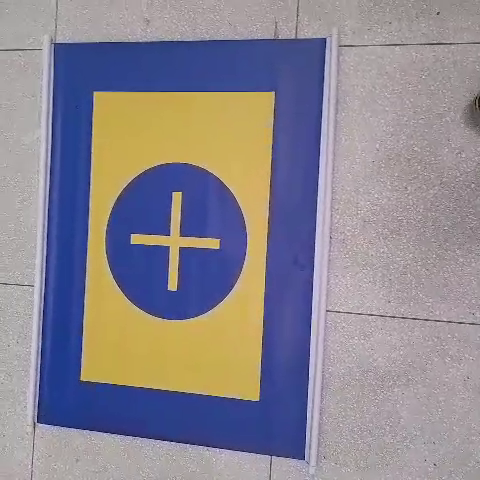
#> input picture frame 51 of inputs/videos/v20.mp4, 480 x 480 px
$ python main.py
#> lines starting #> are read from the running program, lines starting #| are printed output that depends on the picture; after the words box and inside, x2 and y2 are one past the last pixel; in counts of white or black regions, pixels touching at a corner belong together
### functions.py
from sre_constants import SUCCESS
import cv2
from matplotlib.patches import Circle
from matplotlib.pyplot import draw
import numpy as np


def findContour(contour):

    def is_circle(contour, tolerance=0.8):
        area = cv2.contourArea(contour)
        perimeter = cv2.arcLength(contour, True)

        if perimeter == 0:
            return False

        circularity = (4 * np.pi * area) / (perimeter * perimeter)

        # Círculo perfeito = 1.0, círculo real ≈ 0.7-1.0
        return circularity >= tolerance


    min_area = 1000

    approx = cv2.approxPolyDP(contour, 0.01*cv2.arcLength(contour, True), True)

    name_contour = None
    color = None

    if (len(approx) == 4 and cv2.contourArea(contour) >= min_area):

        name_contour = "Square"
        color = (0, 0, 255) #vermelho

    elif (not is_circle(contour, 0.7) and (len(approx) > 4 and len(approx) <=16 ) and (cv2.contourArea(contour) >= min_area)):
        name_contour = "Cross"
        color = (0, 255, 0) #verde


    elif (is_circle(contour, 0.7) and (cv2.contourArea(contour) >= min_area)):

        name_contour = "Circle"
        color = (255, 0, 0) #azul

    return (name_contour, color, approx)


#========================================================================================#
'''Função responsável por determinar a forma geométrica com base no contorno já encontrado.'''
#========================================================================================#

def findShapes(contours, img, hierarquia):

    #============================================================================#

    def draw_contour(name_contour, color, approx, img, contour, ):

        x, y, _, _ = cv2.boundingRect(approx)

        #verifica a existência do objeto com base na quantidade de pixels que possui
        centro_x = None
        centro_y = None

        M = cv2.moments(contour)
        if M["m00"] != 0:   # Evita divisão por zero
            centro_x = int(M["m10"] / M["m00"])
            centro_y = int(M["m01"] / M["m00"])

        cv2.drawContours(img, [approx], -1, color, 4)
        cv2.putText(img, name_contour, (x,y), cv2.FONT_HERSHEY_COMPLEX, 1, color)

        if (centro_x != None) and (centro_y != None):
            cv2.circle(img,(centro_x, centro_y), 5, color ,-1)

    #============================================================================#


    for i, contour in enumerate(contours):

        #_____________________________________________________________________________#

        index_parent_contour = hierarquia[0][i][3] # tem 2 tipos de retorno: 1 ou -1;
        index_son_contour = hierarquia[0][i][2]
        # index_parent_contour = -1 significa que o atual contorno(contorno de indice i) não está contido dentro de um contorno maior, ou seja, não tem pai
        # index_parent_contour =! -1 significa que o atual contorno(contorno de indice i) está contido dentro de um contorno maior, ou seja, ele tem um pai

        #_____________________________________________________________________________#

        # pega todos os contornos que tem pai, ou seja, que está contido em algo
        if ((index_parent_contour != -1) and (findContour(contour)[0] == "Circle") and (index_son_contour != -1)):

            corrent_contour = findContour(contour)
            father_contour = findContour(contours[index_parent_contour])
            son_contour = findContour(contours[index_son_contour])

            # [12 lines of commented-out code are left out]
            if(father_contour[0] == "Square"): # está verificando se o pai do circulo é um quadrado
                # [29 lines of commented-out code are left out]
                if(son_contour[0] == "Circle"): #contorno circular vermelhor
                    index_son_contour2 = hierarquia[0][index_son_contour][2] # está verificando se o contorno filho (circulo) do contorno circular principal tem filho, ou seja, se tem contorno abaixo dele

                    if(index_son_contour2 != -1): # significa que o contorno filho existe
                        son_contour2 = findContour(contours[index_son_contour2])


                        if(son_contour2[0] == "Cross"):
                            draw_contour(father_contour[0],father_contour[1],father_contour[2], img, contours[index_parent_contour])
                            draw_contour(corrent_contour[0],corrent_contour[1],corrent_contour[2], img, contour)
                            draw_contour(son_contour2[0],son_contour2[1],son_contour2[2], img, contours[index_son_contour2])


                        elif(son_contour2[0] == "Circle"): #contorno circular amarelo
                            index_son_contour3 = hierarquia[0][index_son_contour2][2]

                            if(index_son_contour3 != -1):
                                son_contour3 = findContour(contours[index_son_contour3])

                                if(son_contour3[0] == "Circle"): # contorno circular
                                    index_son_contour4 =hierarquia[0][index_son_contour3][2]

                                    if (index_son_contour4 != -1):
                                        son_contour4 = findContour(contours[index_son_contour4])

                                        if(son_contour4[0] == "Cross"):
                                            draw_contour(father_contour[0],father_contour[1],father_contour[2], img, contours[index_parent_contour])
                                            draw_contour(son_contour[0],son_contour[1],son_contour[2], img, contours[index_son_contour])
                                            draw_contour(son_contour2[0],son_contour2[1],son_contour2[2], img, contours[index_son_contour2])
                                            #draw_contour(son_contour3[0],(255,0,255),son_contour3[2], img, contours[index_son_contour3])
                                            draw_contour(son_contour4[0],son_contour4[1],son_contour4[2], img, contours[index_son_contour4])


#========================================================================================#
'''Função responsável por aplicar filtros de suavização na imagem de entrada'''
#========================================================================================#

def SmoothingFilters(value,img):

    #FILTRO DE GAUSS
    if value == 1:
        mask = (5,5)
        smoothing = 0
        img = cv2.GaussianBlur(img, mask, smoothing)

    #FILTRO DE MÉDIA
    elif value == 2:
        mask = (5,5)
        img = cv2.blur(img, mask)

    #FILTRO DE MEDIANA
    elif value == 3:
        smoothing = 5
        img = cv2.medianBlur(img,smoothing)

    #FILTRO DE CANNY
    elif value == 4:
        thresold1 = 30
        thresold2 = 120
        maskSobel = 3 #valor padrão
        img = cv2.Canny(img, thresold1, thresold2, maskSobel)

    return img


#========================================================================================#
'''Função responsável por aplicar operações morfológicas na imagem de entrada.'''
#========================================================================================#

def MorphologyOperations(img, slider_value):

    value_matrix = (5,5)
    kernel = np.ones(value_matrix , np.uint8)

    if slider_value != 0:

        #erosão: remove ruídos e pequenas estruturas, reduzindo o tamanho dos objetos brancos na imagem.
        if slider_value == 1:
            element_estr = cv2.getStructuringElement(cv2.MORPH_RECT, value_matrix)
            img = cv2.erode(img, element_estr, iterations = 2)

        #dilatação: expande as regiões brancas da imagem, preenchendo pequenos buracos.
        elif slider_value == 2:
            element_estr = cv2.getStructuringElement(cv2.MORPH_ELLIPSE, value_matrix)
            img = cv2.dilate(img, element_estr, iterations=2)

        #abertura: realiza erosão seguida de dilatação, útil para remover pequenos ruídos.
        elif slider_value == 3:
            element_estr = cv2.getStructuringElement(cv2.MORPH_RECT, value_matrix)
            img = cv2.morphologyEx(img, cv2.MORPH_OPEN, element_estr)

        #fechamento: realiza dilatação seguida de erosão, útil para fechar buracos em objetos.
        elif slider_value == 4:
            element_estr = cv2.getStructuringElement(cv2.MORPH_RECT, value_matrix)
            img = cv2.morphologyEx(img, cv2.MORPH_CLOSE, element_estr)

        #gradiente: obtém o contorno dos objetos ao calcular a diferença entre a dilatação e a erosão.
        elif slider_value == 5:
            element_estr = cv2.getStructuringElement(cv2.MORPH_RECT, value_matrix)
            img = cv2.morphologyEx(img, cv2.MORPH_GRADIENT, element_estr)

        #top-hat: realça detalhes menores e variações de intensidade na imagem.
        elif slider_value == 6:
            element_estr = cv2.getStructuringElement(cv2.MORPH_RECT, value_matrix)
            img = cv2.morphologyEx(img, cv2.MORPH_TOPHAT, element_estr)

        #black-Hat: destaca regiões escuras em fundos claros.
        elif slider_value == 7:
            element_estr = cv2.getStructuringElement(cv2.MORPH_RECT, value_matrix)
            img = cv2.morphologyEx(img, cv2.MORPH_BLACKHAT, element_estr)


    return img


# [46 lines left out: function PoseEstimation, not called in this run]

### main.py
import cv2
import numpy as np
import sys
import os
from functions import findShapes, MorphologyOperations, SmoothingFilters

caminho_atual = os.path.dirname(__file__)

print(f"caminho --> {caminho_atual}")

caminho_imagem_exemplos_dados = os.path.join(caminho_atual, "inputs", "chosen")
caminho_imagem_exemplos_criados = os.path.join(caminho_atual, "inputs", "meus_inputs")
caminho_imagem_base_com_lipobag = os.path.join(caminho_atual, "inputs", "base_com_lipobag")
caminho_videos = os.path.join(caminho_atual,"inputs","videos")

print(f"caminho final até a imagem --> {caminho_imagem_exemplos_dados}")
print(f"caminho final até a imagem --> {caminho_imagem_exemplos_criados}")

#=====================================================================#

def nothing(x):
    pass

#=====================================================================#

print("[ 0 ] --> DETECTAR USANDO A CAMERA")
print("[ 1 ] --> DETECTAR UM ARQUIVO DE IMAGEM")

#choice = int(input("ESCOLHA UMA DAS OPCOES: "))
choice = 0

if choice == 0:
    #cap = cv2.VideoCapture(0)
    cap = cv2.VideoCapture(caminho_videos+"/v20.mp4")
    frame_time = 50
else:
    frame_time = 300

#=====================================================================#

cv2.namedWindow("CONTROL", cv2.WINDOW_NORMAL)
cv2.namedWindow("IMAGEM-BINARIZADA / IMAGEM-CONTORNADA", cv2.WINDOW_NORMAL)

cv2.createTrackbar("Sm.FT", "CONTROL", 1, 4, nothing)
cv2.createTrackbar("Morph.FT", "CONTROL", 4, 7, nothing)
#cv2.createTrackbar("Matrix.Num", "CONTROL", 0, 50, nothing)
cv2.createTrackbar("Threshold", "CONTROL", 100, 255, nothing)
# [6 lines of commented-out code are left out]

print(f"a sua escolha foi de {choice}")

while (True):

    if choice == 0:
        ret, sorce_image = cap.read()
#> sorce_image is the input picture: shape (480, 480, 3); mean B, G, R 144.9, 134.8, 139.8

        if not ret:
            print("nao iniciou")
            break

    elif choice == 1:
        #sorce_image = cv2.imread(caminho_imagem_base_com_lipobag+"/1.jpg")
        #sorce_image = cv2.imread(caminho_imagem_base_com_lipobag+"/2.jpg")
        sorce_image = cv2.imread(caminho_imagem_base_com_lipobag+"/3.jpg")


# else:

#         #sorce_image = cv2.imread(caminho_imagem_exemplos_dados + "/1.jpg") # 0/0/0/120/1/2000/2000/2000

#         #sorce_image = cv2.imread(caminho_imagem_exemplos_dados + "/2.jpg") # 2/0/0/128/1/2000/2000/2000

#         # sorce_image = cv2.imread(caminho_imagem_exemplos_dados + "/3.jpg") # VALIDAR DEPOIS

#         # sorce_image = cv2.imread(caminho_imagem_exemplos_dados + "/4.jpg") # 1/0/0/0/1/2000/2000/2000

#         #sorce_image = cv2.imread(caminho_imagem_exemplos_dados + "/5.jpg") # NÃO SEI SE TEM VALIDAÇÃO

#         # sorce_image = cv2.imread(caminho_imagem_exemplos_dados + "/6.jpg") # VALIDAR DEPOIS

#         # sorce_image = cv2.imread(caminho_imagem_exemplos_dados + "/7.jpg") # 1/0/0/69/2/2000/2000/+2000

#         #sorce_image = cv2.imread(caminho_imagem_exemplos_dados + "/8.jpg") # VALIDAR DEPOIS

#         # sorce_image = cv2.imread(caminho_imagem_exemplos_dados + "/9.jpg") # NÃO SEI SE TEM VALIDAÇÃO

#         #sorce_image = cv2.imread(caminho_imagem_exemplos_dados + "/10.jpg") # NÃO SEI SE TEM VALIDAÇÃO

#         # sorce_image = cv2.imread(caminho_imagem_exemplos_dados + "/11.jpg") # NÃO SEI SE TEM VALIDAÇÃO

#         # sorce_image = cv2.imread(caminho_imagem_exemplos_dados + "/13.jpg") # 2/0/0/0/1/2000/2000/2000

#         # sorce_image = cv2.imread(caminho_imagem_exemplos_dados + "/14.jpg") # NÃO SEI SE TEM VALIDAÇÃO

#         # sorce_image = cv2.imread(caminho_imagem_exemplos_dados + "/15.jpg") # NÃO SEI SE TEM VALIDAÇÃO

#         # sorce_image = cv2.imread(caminho_imagem_exemplos_dados + "/16.jpg") # NÃO SEI SE TEM VALIDAÇÃO

#         #sorce_image = cv2.imread(caminho_imagem_exemplos_dados + "/17.png") # 0/0/0/2/2000/2000/2000

#         #sorce_image = cv2.imread(caminho_imagem_exemplos_dados + "/18.png") # 0/0/0/1/2000/2000/2000

#         # sorce_image = cv2.imread(caminho_imagem_exemplos_dados + "/19.jpg") # NÃO SEI SE TEM VALIDAÇÃO

#         # sorce_image = cv2.imread(caminho_imagem_exemplos_dados + "/10.jpg") # NÃO SEI SE TEM VALIDAÇÃO

#         # sorce_image = cv2.imread(caminho_imagem_exemplos_dados + "/21.jpg") # NÃO SEI SE TEM VALIDAÇÃO

#         # sorce_image = cv2.imread(caminho_imagem_exemplos_dados + "/22.jpg") # NÃO SEI SE TEM VALIDAÇÃO

#         # sorce_image = cv2.imread(caminho_imagem_exemplos_dados + "/23.jpg") # 1/7/50/112/1/2000/2000/2000

#         # #--------------------------------------------------------------------------------------#

#         #sorce_image = cv2.imread(caminho_imagem_exemplos_criados + "/1.jpg") # 2/0/0/56/2/2000/2000/2000

#         # sorce_image = cv2.imread(caminho_imagem_exemplos_criados + "/2.jpg") # 1/0/0/94/2/2000/2000/2000

#         #sorce_image = cv2.imread(caminho_imagem_exemplos_criados + "/3.jpg") # 0/0/0/62/2/1796/10000/10000/10000 ou 1/0/0/62/1/1796/2000/2000

#         # sorce_image = cv2.imread(caminho_imagem_exemplos_criados + "/4.jpg") # 1/1/4/0/2/2000/2000/2000 ou 1/0/0/0/1/2000/10000/4000

#         # sorce_image = cv2.imread(caminho_imagem_exemplos_criados + "/5.jpg") # 1/0/0/0/1/2000/2000/2000 ou 2/2/3/66/2/2000/2000/2000

#         # sorce_image = cv2.imread(caminho_imagem_exemplos_criados + "/6.jpg") # 1/0/0/0/1/2000/2000/2000

#         # sorce_image = cv2.imread(caminho_imagem_exemplos_criados + "/7.jpg") # 1/0/0/29/2/2000/2000/2000

#         # sorce_image = cv2.imread(caminho_imagem_exemplos_criados + "/8.jpg") # 1/1/5/15/2/2000/2000/2000

#         # sorce_image = cv2.imread(caminho_imagem_exemplos_criados + "/9.jpg") # 1/3/14/23/2/2000/2000/2000

#         #sorce_image = cv2.imread(caminho_imagem_exemplos_criados + "/10.jpg") # 2/1/3/52/2/2000/2000/8728

#         #sorce_image = cv2.imread(caminho_imagem_exemplos_criados + "/11.jpg") # 0/0/0/0/2/2000/2000/2000


#         if sorce_image is None:
#             sys.exit("ERROR: COULD NOT READ THE IMAGE")


    #criado um backup da foto de entrada original
    sorce_image_copy = sorce_image.copy()

    #hsv_sorce_image = cv2.cvtColor(sorce_image, cv2.COLOR_BGR2HSV)
    #-------------------------------------------------------------------------------------------------------#


    #-----------------------------------FUNCIONAMENTO DOS SLIDERS--------------------------------------------#
    sliders1 = cv2.getTrackbarPos("Sm.FT", "CONTROL")               # responsável por aplicar os filtros de suavização
    sliders2 = cv2.getTrackbarPos("Morph.FT", "CONTROL")            # responsável por aplicar os filtros de morfologia
    sliders5 = cv2.getTrackbarPos("Threshold", "CONTROL")           # responsável por aplicar o número do limiar na imagem

    #--------------------------------------------------------------------------------------------------------#

    ##---------------------CONVERTENDO A IMAGEM DE ENTRADA PARA O TOM DE CINZA#---------------------#
    sorce_image_gray_image = cv2.cvtColor(sorce_image, cv2.COLOR_BGR2GRAY)
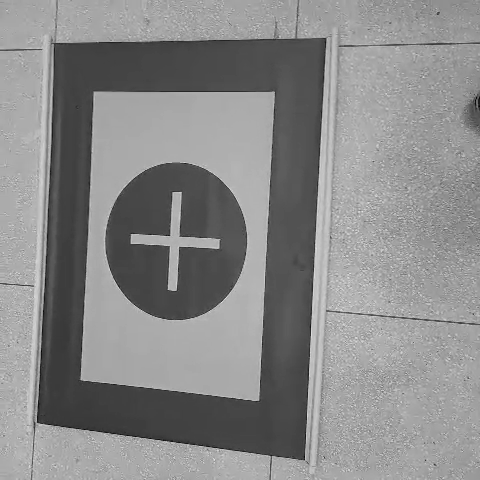
#> sorce_image_gray_image: shape (480, 480); min 3, max 228, mean 137.3

    #---------------------APLICANDO FILTROS DE SUAVIZAÇÃO-------------------------------#

    sorce_image_smoothing_filter = SmoothingFilters(sliders1, sorce_image_gray_image)

    #-------------------------------APLICANDO FILTROS MORFOLÓGICOS-------------------------------#

    sorce_image_morphology_operations = MorphologyOperations(sorce_image_smoothing_filter, sliders2)

    #----------------------BINARIZANDO A IMAGEM PARA QUE POSSAMOS UTILIZAR O MÉTODO QUE ENCONTRA OS CONTORNOS-------------------#


    sorce_image_binarized = cv2.adaptiveThreshold(sorce_image_morphology_operations, 255, cv2.ADAPTIVE_THRESH_GAUSSIAN_C, cv2.THRESH_BINARY, 15, 5)
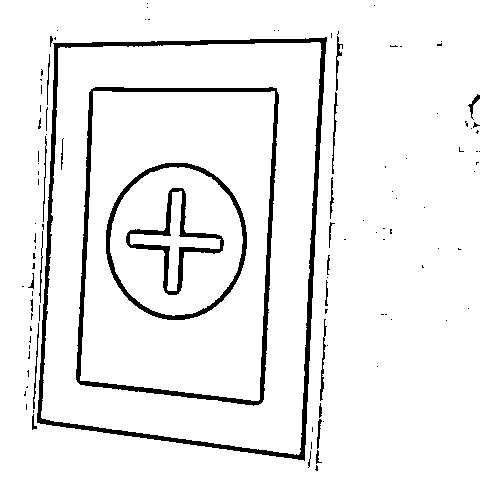
#> sorce_image_binarized: shape (480, 480); 93.3% white; 107 black regions (80 under 20 px)

    #_,sorce_image_binarized = cv2.threshold(sorce_image_morphology_operations, sliders5, 255, cv2.THRESH_BINARY)

    #----------------------ENCONTRANDO OS CONTORNOS NA IMAGEM BINARIZADA-------------------------------#

    contours,hierarquia = cv2.findContours(sorce_image_binarized, cv2.RETR_TREE, cv2.CHAIN_APPROX_SIMPLE)
#> contours = 120 contours, 81 with area under 20; largest, box (x1, y1, x2, y2) and area: (0, 0, 480, 480) 229312, (36, 36, 328, 462) 108699, (41, 42, 322, 455) 101619, (75, 86, 280, 407) 58538, (80, 91, 275, 401) 53382

    #----------------------CHAMANDO O MÉTODO FINDSHAPES QUE ENCONTRARÁ OS CONTORNOS DOS OBJETOS----------------------#

    findShapes(contours, sorce_image, hierarquia)
#> the loop in findShapes, `for i, contour in enumerate(contours):` made 120 passes
#> (index_parent_contour, index_son_contour, index_son_contour2) on pass 103: (101, 103, 104)

    #----------------------ESTRUTURANDO AS IMAGENS DE MODO QUE POSSAM SER USADAS EM UMA PILHA DE EXIBIÇÃO----------------------#

    #gray_image = np.stack((sorce_image_gray_image,)*3, axis=-1)

    sorce_image_binarized = np.stack((sorce_image_binarized,)*3, axis=-1)
#> sorce_image_binarized: shape (480, 480, 3); 93.3% white; 107 black regions (80 under 20 px), largest, box (x1, y1, x2, y2) and area: (37, 37, 327, 461) 5756, (76, 87, 279, 406) 4188, (106, 163, 247, 320) 2061

    #images = [sorce_image_binarized ,sorce_image]
    presentation_imagens = [sorce_image_binarized ,sorce_image]

    img_stack = np.hstack(presentation_imagens)
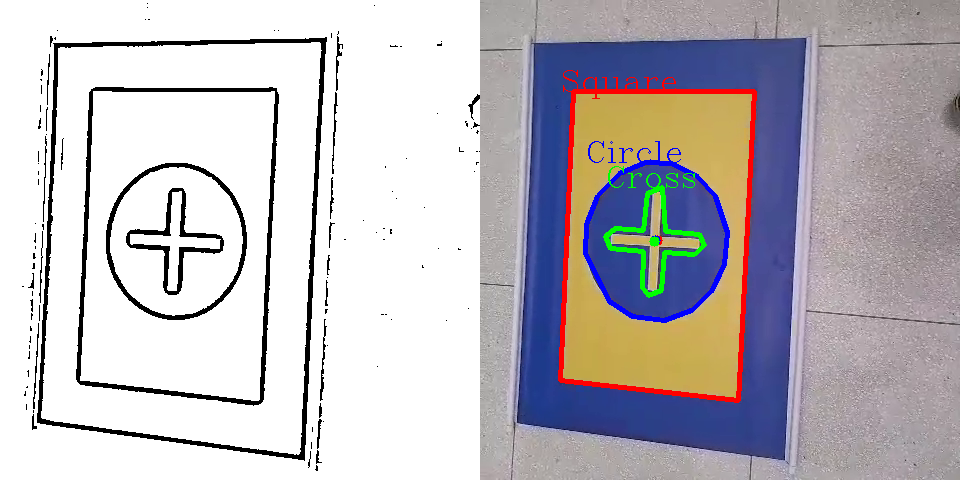
#> img_stack: shape (480, 960, 3); mean of channels 0, 1, 2 190.2, 185.2, 189.3; drawn as B, G, R

    cv2.imshow("IMAGEM-BINARIZADA / IMAGEM-CONTORNADA", img_stack)


    cv2.waitKey(frame_time)

$ run again, starting later in the video
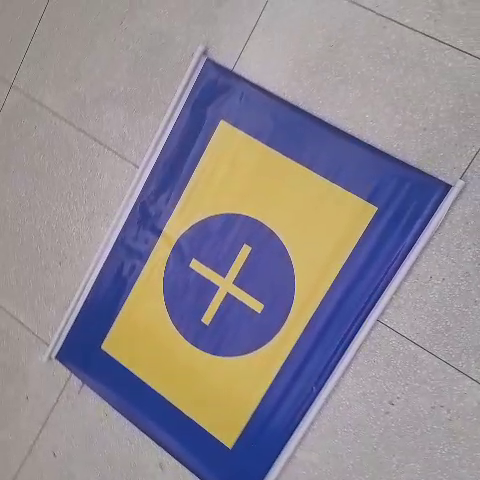
#> input picture frame 229 of inputs/videos/v20.mp4, 480 x 480 px
#> sorce_image is the input picture: shape (480, 480, 3); mean B, G, R 146.5, 138.1, 144.4
#> `sorce_image_binarized = cv2.adaptiveThreshold(sorce_image_morphology_o..`:
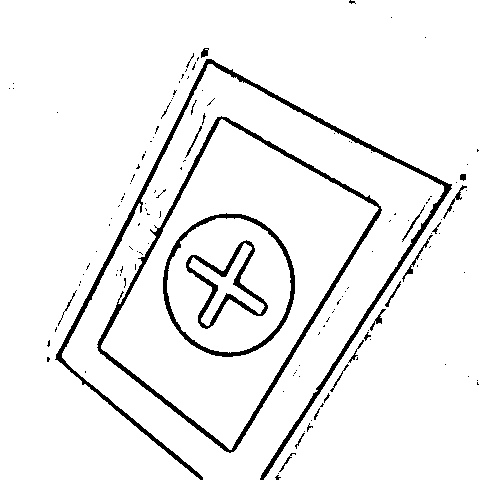
#> sorce_image_binarized: shape (480, 480); 94.1% white; 137 black regions (113 under 20 px)
#> contours = 213 contours, 178 with area under 20; largest, box (x1, y1, x2, y2) and area: (0, 0, 480, 480) 136675, (62, 64, 444, 480) 86787, (96, 115, 383, 454) 50810, (101, 119, 379, 450) 46148, (162, 212, 296, 358) 15068
#> the loop in findShapes, `for i, contour in enumerate(contours):` made 213 passes
#> (index_parent_contour, index_son_contour, index_son_contour2) on pass 82: (80, 82, 83)
#> `img_stack = np.hstack(presentation_imagens)`:
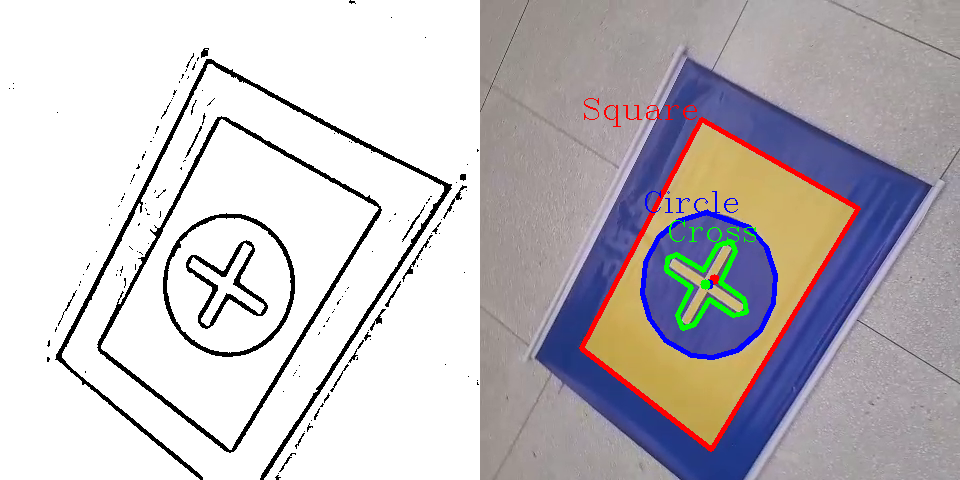
#> img_stack: shape (480, 960, 3); mean of channels 0, 1, 2 191.9, 187.8, 192.3; drawn as B, G, R
